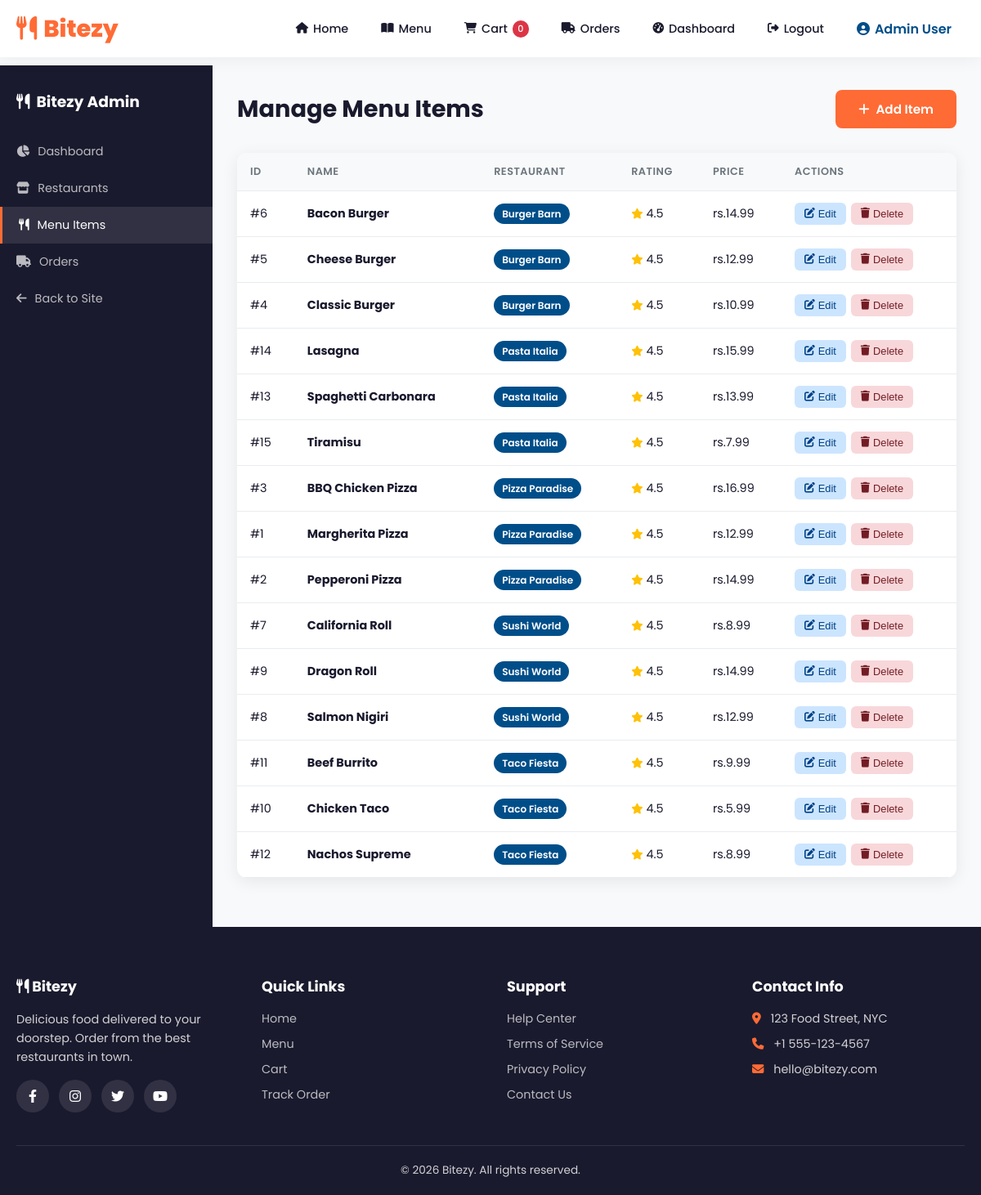
Screenshot of /admin/menu-items.php (signed in) with the database file from the repository.
### tables this page shows
CREATE TABLE menu_items (
  id INT AUTO_INCREMENT PRIMARY KEY,
  restaurant_id INT NOT NULL,
  name VARCHAR(150) NOT NULL,
  description TEXT,
  price DECIMAL(10,2) NOT NULL,
  rating DECIMAL(2,1) DEFAULT 4.5,
  image_url VARCHAR(255) DEFAULT '',
  created_at TIMESTAMP DEFAULT CURRENT_TIMESTAMP,
  FOREIGN KEY (restaurant_id) REFERENCES restaurants(id) ON DELETE CASCADE
);

CREATE TABLE restaurants (
  id INT AUTO_INCREMENT PRIMARY KEY,
  name VARCHAR(150) NOT NULL,
  location TEXT,
  image_url VARCHAR(255) DEFAULT '',
  created_at TIMESTAMP DEFAULT CURRENT_TIMESTAMP
);

### config.php (called while the page is built, shortened)
<?php
function isAuthenticated() {
  return isset($_SESSION['user_id']);
}
function isManager() {
  return isset($_SESSION['role']) && ($_SESSION['role'] === 'manager' || $_SESSION['role'] === 'admin');
}

### includes/db.php (called while the page is built, shortened)
<?php
require_once __DIR__ . '/../config.php';
function getDB() {
  static $conn = null;
  if ($conn === null) {
    try {
      $conn = new mysqli(DB_HOST, DB_USER, DB_PASS, DB_NAME);
      $conn->set_charset('utf8mb4');
    } catch (Exception $e) {
      die('Database connection error. Please check your configuration.');
    }
  }
  return $conn;
}
function dbQuery($sql, $params = []) {
  $conn = getDB();
  if (!empty($params)) {
    $stmt = $conn->prepare($sql);
    if ($stmt === false) {
      die('SQL Error: ' . $conn->error);
    }
    $types = '';
    foreach ($params as $param) {
      if (is_int($param)) $types .= 'i';
      elseif (is_double($param)) $types .= 'd';
      elseif (is_string($param)) $types .= 's';
      else $types .= 's';
    }
    $stmt->bind_param($types, ...$params);
    $stmt->execute();
    $result = $stmt->get_result();
    $stmt->close();
    return $result;
  } else {
    return $conn->query($sql);
  }
}

### admin/menu-items.php (the view, shortened to what this page needs)
<?php require_once __DIR__ . '/../includes/db.php';
$items = dbQuery("SELECT mi.*, r.name as restaurant_name FROM menu_items mi JOIN restaurants r ON mi.restaurant_id = r.id ORDER BY r.name, mi.name");
$itemsList = $items ? $items->fetch_all(MYSQLI_ASSOC) : [];
include __DIR__ . '/../includes/header.php';
?>
<div class="admin-container">
  <div class="admin-sidebar">
    <h3><i class="fas fa-utensils"></i> Bitezy Admin</h3>
    <a href="index.php"><i class="fas fa-chart-pie"></i> Dashboard</a>
    <a href="restaurants.php"><i class="fas fa-store"></i> Restaurants</a>
    <a href="menu-items.php" class="active"><i class="fas fa-utensils"></i> Menu Items</a>
    <a href="orders.php"><i class="fas fa-truck"></i> Orders</a>
    <a href="<?php echo SITE_URL; ?>/index.php"><i class="fas fa-arrow-left"></i> Back to Site</a>
  </div>
  <div class="admin-content">
    <div class="admin-header">
      <h2>Manage Menu Items</h2>
      <button class="btn btn-primary" onclick="openMenuModal()"><i class="fas fa-plus"></i> Add Item</button>
    </div>
    <div class="table-container">
      <div class="table-wrapper">
        <table>
          <thead>
            <tr>
              <th>ID</th>
              <th>Name</th>
              <th>Restaurant</th>
              <th>Rating</th>
              <th>Price</th>
              <th>Actions</th>
            </tr>
          </thead>
          <tbody>
            <?php foreach ($itemsList as $item): ?>
            <tr>
              <td>#<?php echo $item['id']; ?></td>
              <td><strong><?php echo htmlspecialchars($item['name']); ?></strong></td>
              <td><span class="badge badge-secondary"><?php echo htmlspecialchars($item['restaurant_name']); ?></span></td>
              <td><i class="fas fa-star" style="color:var(--warning);font-size:0.8rem;"></i> <?php echo number_format((float)($item['rating'] ?? 4.5), 1); ?></td>
              <td><?php echo CURRENCY; ?><?php echo number_format($item['price'], 2); ?></td>
              <td>
                <div class="action-btns">
                  <button class="btn-edit" onclick="openMenuModal(<?php echo htmlspecialchars(json_encode($item)); ?>)"><i class="fas fa-edit"></i> Edit</button>
                  <button class="btn-delete" onclick="deleteItem('menu', <?php echo $item['id']; ?>)"><i class="fas fa-trash"></i> Delete</button>
                </div>
              </td>
            </tr>
            <?php endforeach; ?>
          </tbody>
        </table>
      </div>
    </div>
  </div>
</div>
<?php include __DIR__ . '/../includes/footer.php'; ?>

### includes/header.php (shortened to what this page needs)
<?php require_once __DIR__ . '/../config.php'; ?>
<!DOCTYPE html>
<html lang="en">
<head>
  <link rel="stylesheet" href="<?php echo SITE_URL; ?>/assets/css/style.css">
  <link rel="stylesheet" href="https://cdnjs.cloudflare.com/ajax/libs/font-awesome/6.4.0/css/all.min.css">
</head>
<body>
<nav class="navbar">
  <div class="nav-container">
    <a href="<?php echo SITE_URL; ?>/index.php" class="nav-logo">
      <i class="fas fa-utensils"></i> Bitezy
    </a>
    <ul class="nav-menu" id="navMenu">
      <li><a href="<?php echo SITE_URL; ?>/index.php"><i class="fas fa-home"></i> Home</a></li>
      <li><a href="<?php echo SITE_URL; ?>/pages/menu.php"><i class="fas fa-book-open"></i> Menu</a></li>
      <?php if (isAuthenticated()): ?>
        <li><a href="<?php echo SITE_URL; ?>/pages/cart.php"><i class="fas fa-shopping-cart"></i> Cart <span id="cart-count" class="cart-badge">0</span></a></li>
        <li><a href="<?php echo SITE_URL; ?>/pages/order-tracking.php"><i class="fas fa-truck"></i> Orders</a></li>
        <?php if (isManager()): ?>
          <li><a href="<?php echo SITE_URL; ?>/admin/index.php"><i class="fas fa-tachometer-alt"></i> Dashboard</a></li>
        <?php endif; ?>
        <li><a href="<?php echo SITE_URL; ?>/pages/logout.php"><i class="fas fa-sign-out-alt"></i> Logout</a></li>
        <li class="nav-user"><i class="fas fa-user-circle"></i> <?php echo htmlspecialchars($_SESSION['user_name']); ?></li>
      <?php else: ?>
        <li><a href="<?php echo SITE_URL; ?>/pages/login.php"><i class="fas fa-sign-in-alt"></i> Login</a></li>
        <li><a href="<?php echo SITE_URL; ?>/pages/signup.php" class="btn-nav-signup"><i class="fas fa-user-plus"></i> Sign Up</a></li>
      <?php endif; ?>
    </ul>
  </div>
</nav>
<main class="main-content">

### includes/footer.php (shortened to what this page needs)
</main>
<footer class="footer">
  <div class="footer-container">
    <div class="footer-grid">
      <div class="footer-col">
        <h4><i class="fas fa-utensils"></i> Bitezy</h4>
        <p>Delicious food delivered to your doorstep. Order from the best restaurants in town.</p>
        <div class="footer-social">
          <a href="#"><i class="fab fa-facebook-f"></i></a>
          <a href="#"><i class="fab fa-instagram"></i></a>
          <a href="#"><i class="fab fa-twitter"></i></a>
          <a href="#"><i class="fab fa-youtube"></i></a>
        </div>
      </div>
      <div class="footer-col">
        <h4>Quick Links</h4>
        <ul>
          <li><a href="<?php echo SITE_URL; ?>/index.php">Home</a></li>
          <li><a href="<?php echo SITE_URL; ?>/pages/menu.php">Menu</a></li>
          <li><a href="<?php echo SITE_URL; ?>/pages/cart.php">Cart</a></li>
          <li><a href="<?php echo SITE_URL; ?>/pages/order-tracking.php">Track Order</a></li>
        </ul>
      </div>
      <div class="footer-col">
        <h4>Support</h4>
        <ul>
          <li><a href="#">Help Center</a></li>
          <li><a href="#">Terms of Service</a></li>
          <li><a href="#">Privacy Policy</a></li>
          <li><a href="#">Contact Us</a></li>
        </ul>
      </div>
      <div class="footer-col">
        <h4>Contact Info</h4>
        <ul>
          <li><i class="fas fa-map-marker-alt"></i> 123 Food Street, NYC</li>
          <li><i class="fas fa-phone"></i> +1 555-123-4567</li>
          <li><i class="fas fa-envelope"></i> hello@bitezy.com</li>
        </ul>
      </div>
    </div>
    <div class="footer-bottom">
      <p>&copy; <?php echo date('Y'); ?> Bitezy. All rights reserved.</p>
    </div>
  </div>
</footer>
</body>
</html>

### rows the page displays
menu_items: id "6", name "Bacon Burger", restaurant.name "Burger Barn", rating "4.5", price "14.99"
menu_items: id "5", name "Cheese Burger", restaurant.name "Burger Barn", rating "4.5", price "12.99"
menu_items: id "4", name "Classic Burger", restaurant.name "Burger Barn", rating "4.5", price "10.99"
menu_items: id "14", name "Lasagna", restaurant.name "Pasta Italia", rating "4.5", price "15.99"
menu_items: id "13", name "Spaghetti Carbonara", restaurant.name "Pasta Italia", rating "4.5", price "13.99"
menu_items: id "15", name "Tiramisu", restaurant.name "Pasta Italia", rating "4.5", price "7.99"
menu_items: id "3", name "BBQ Chicken Pizza", restaurant.name "Pizza Paradise", rating "4.5", price "16.99"
menu_items: id "1", name "Margherita Pizza", restaurant.name "Pizza Paradise", rating "4.5", price "12.99"
menu_items: id "2", name "Pepperoni Pizza", restaurant.name "Pizza Paradise", rating "4.5", price "14.99"
menu_items: id "7", name "California Roll", restaurant.name "Sushi World", rating "4.5", price "8.99"
menu_items: id "9", name "Dragon Roll", restaurant.name "Sushi World", rating "4.5", price "14.99"
menu_items: id "8", name "Salmon Nigiri", restaurant.name "Sushi World", rating "4.5", price "12.99"
menu_items: id "11", name "Beef Burrito", restaurant.name "Taco Fiesta", rating "4.5", price "9.99"
menu_items: id "10", name "Chicken Taco", restaurant.name "Taco Fiesta", rating "4.5", price "5.99"
menu_items: id "12", name "Nachos Supreme", restaurant.name "Taco Fiesta", rating "4.5", price "8.99"

### other values shown
$_SESSION['user_name'] "Admin User"
